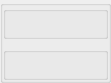
  <widget class="QGroupBox" name="gapAndOffset" >
   <property name="geometry" >
    <rect>
     <x>130</x>
     <y>250</y>
     <width>111</width>
     <height>71</height>
    </rect>
   </property>
   <property name="flat" >
    <bool>true</bool>
   </property>
   <layout class="QVBoxLayout" >
    <property name="spacing" >
     <number>8</number>
    </property>
    <property name="leftMargin" >
     <number>0</number>
    </property>
    <property name="topMargin" >
     <number>0</number>
    </property>
    <property name="rightMargin" >
     <number>0</number>
    </property>
    <property name="bottomMargin" >
     <number>0</number>
    </property>
    <item>
     <widget class="TauGroupBox" name="gap" >
      <property name="flat" >
       <bool>true</bool>
      </property>
      <property name="showText" >
       <bool>false</bool>
      </property>
      <layout class="QHBoxLayout" >
       <property name="spacing" >
        <number>2</number>
       </property>
       <property name="leftMargin" >
        <number>0</number>
       </property>
       <property name="topMargin" >
        <number>0</number>
       </property>
       <property name="rightMargin" >
        <number>0</number>
       </property>
       <property name="bottomMargin" >
        <number>0</number>
       </property>
       <item>
        <widget class="TauValueLabel" name="gapRead" >
         <property name="sizePolicy" >
          <sizepolicy vsizetype="Preferred" hsizetype="Expanding" >
           <horstretch>0</horstretch>
           <verstretch>0</verstretch>
          </sizepolicy>
         </property>
         <property name="useParentModel" >
          <bool>true</bool>
         </property>
         <property name="model" >
          <string>/Position</string>
         </property>
        </widget>
       </item>
       <item>
        <widget class="TauConfigLabel" name="gapUnits" >
         <property name="minimumSize" >
          <size>
           <width>35</width>
           <height>24</height>
          </size>
         </property>
         <property name="maximumSize" >
          <size>
           <width>35</width>
           <height>24</height>
          </size>
         </property>
         <property name="alignment" >
          <set>Qt::AlignRight|Qt::AlignTrailing|Qt::AlignVCenter</set>
         </property>
         <property name="useParentModel" >
          <bool>true</bool>
         </property>
         <property name="model" >
          <string>/Position?configuration=unit</string>
         </property>
        </widget>
       </item>
      </layout>
     </widget>
    </item>
    <item>
     <widget class="TauGroupBox" name="offset" >
      <property name="flat" >
       <bool>true</bool>
      </property>
      <property name="showText" >
       <bool>false</bool>
      </property>
      <layout class="QHBoxLayout" >
       <property name="spacing" >
        <number>2</number>
       </property>
       <property name="leftMargin" >
        <number>0</number>
       </property>
       <property name="topMargin" >
        <number>0</number>
       </property>
       <property name="rightMargin" >
        <number>0</number>
       </property>
       <property name="bottomMargin" >
        <number>0</number>
       </property>
       <item>
        <widget class="TauValueLabel" name="offsetRead" >
         <property name="sizePolicy" >
          <sizepolicy vsizetype="Preferred" hsizetype="Expanding" >
           <horstretch>0</horstretch>
           <verstretch>0</verstretch>
          </sizepolicy>
         </property>
         <property name="useParentModel" >
          <bool>true</bool>
         </property>
         <property name="model" >
          <string>/Position</string>
         </property>
        </widget>
       </item>
       <item>
        <widget class="TauConfigLabel" name="offsetUnits" >
         <property name="minimumSize" >
          <size>
           <width>35</width>
           <height>24</height>
          </size>
         </property>
         <property name="maximumSize" >
          <size>
           <width>35</width>
           <height>24</height>
          </size>
         </property>
         <property name="alignment" >
          <set>Qt::AlignRight|Qt::AlignTrailing|Qt::AlignVCenter</set>
         </property>
         <property name="useParentModel" >
          <bool>true</bool>
         </property>
         <property name="model" >
          <string>/Position?configuration=unit</string>
         </property>
        </widget>
       </item>
      </layout>
     </widget>
    </item>
   </layout>
  </widget>
